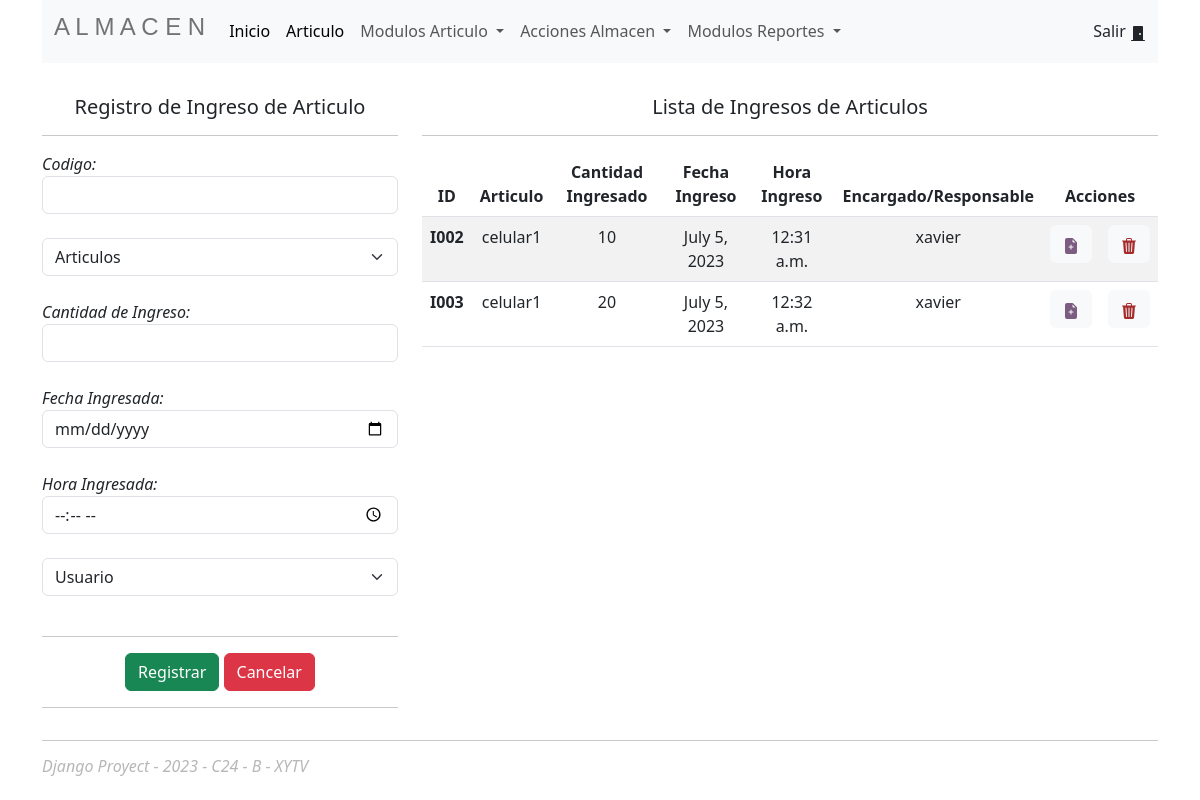
The app's page /ingreso (signed in), older data.
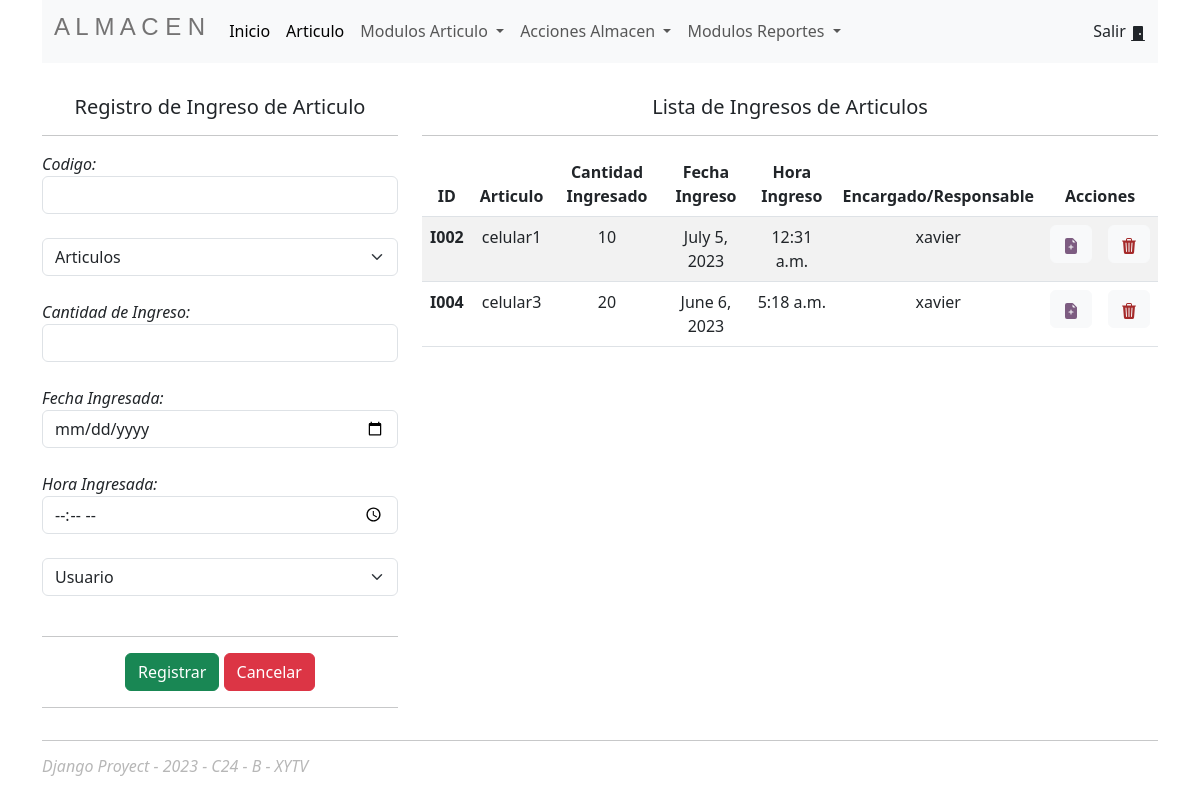
The same page, newer data.
### Almacen/models.py (models this page shows, shortened)
class Orden_Ingreso(models.Model):
    codigo=models.CharField(primary_key=True, max_length=6)
    codigo_Articulo=models.ForeignKey(Articulo, on_delete=models.CASCADE)
    cant_Art_Ingresados=models.IntegerField()
    fecha_Ingreso=models.DateField()
    hora_Ingreso=models.TimeField()
    codigo_Usuario=models.ForeignKey(Usuario, on_delete=models.CASCADE)

class Articulo(models.Model):
    codigo=models.CharField(primary_key=True, max_length=6)
    nombre=models.CharField(max_length=60)
    stock=models.IntegerField()
    codigo_Modelo = models.ForeignKey(Modelo, on_delete=models.CASCADE)
    codigo_Marca = models.ForeignKey(Marca, on_delete=models.CASCADE)
    codigo_Categoria=models.ForeignKey(Categoria, on_delete=models.CASCADE)
    def __str__(self):
        return self.nombre

class Usuario(models.Model):
    codigo=models.CharField(primary_key=True, max_length=6)
    nombreusuario = models.CharField(max_length=40)
    nombre = models.CharField(max_length=60)
    apellido = models.CharField(max_length=80)
    email = models.EmailField(max_length=40)
    contraseña = models.CharField(max_length=12)
    def __str__(self):
        return self.nombreusuario

### Almacen/views.py (the view)
# urls.py: path('ingreso',views.ingreso,name='ingreso'),
@login_required
def ingreso(request):
    ingresos = Orden_Ingreso.objects.all()
    articulos = Articulo.objects.all()
    usuarios = Usuario.objects.all()
    context = {"ingresos":ingresos, "articulos":articulos, "usuarios":usuarios}
    return render(request, template_gestion_ingreso,context)

### Almacen/templates/acciones/ingreso/GestionIngreso.html (shortened to what this page needs)
{% extends 'base/index.html' %}
{% block content %}
<div class="row pt-3">
    <div class="col-4 pt-3">
        <h5 class="text-center">Registro de Ingreso de Articulo</h5>
        <hr>
        <form action="/ingreso/registraringreso" method="post">
            <div class="row">
                <div class="col">
                    <div>
                        <label><em>Codigo:</em></label>
                        <input type="text" name="txtCodigo" class="form-control">
                    </div><br>
                    <div>
                        <select class="form-select" aria-label="Default select example" name="txtArticulo">
                            <option selected>Articulos</option>
                        </select>
                    </div><br>
                    <div>
                        <label><em>Cantidad de Ingreso:</em></label>
                        <input type="number" name="txtCantidad" class="form-control">
                    </div><br>
                    <div>
                        <label><em>Fecha Ingresada:</em></label>
                        <input type="date" name="txtFecha" class="form-control">
                    </div><br>
                    <div>
                        <label><em>Hora Ingresada:</em></label>
                        <input type="time" name="txtHora" class="form-control">
                    </div><br>
                    <div>
                        <select class="form-select" aria-label="Default select example" name="txtUsuario">
                            <option selected>Usuario</option>
                        </select>
                    </div><br>
                </div>
            </div>
            <hr>
            <div class="text-center d-grid gap-2 d-md-block">
                <button class="btn btn-success" type="submit">Registrar</button>
                <button class="btn btn-danger" type="reset">Cancelar</button>
            </div>
            <hr>
        </form>
    </div>
    <div class="col-8 pt-3 text-center">
        <h5>Lista de Ingresos de Articulos</h5>
        <hr>
        <table class="table table-striped table-hover">
            <thead>
                <tr>
                    <th scope="col">ID</th>
                    <th scope="col">Articulo</th>
                    <th scope="col">Cantidad Ingresado</th>
                    <th scope="col">Fecha Ingreso</th>
                    <th scope="col">Hora Ingreso</th>
                    <th scope="col">Encargado/Responsable</th>
                    <th scope="col" colspan="2">Acciones</th>
                </tr>
            </thead>
            <tbody>
                {% for i in ingresos %}
                <tr>
                    <th scope="row">{{i.codigo}}</th>
                    <td>{{i.codigo_Articulo}}</td>
                    <td>{{i.cant_Art_Ingresados}}</td>
                    <td>{{i.fecha_Ingreso}}</td>
                    <td>{{i.hora_Ingreso}}</td>
                    <td>{{i.codigo_Usuario}}</td>
                    <td>
                        <button type="button" class="btn btn-light">
                            <a class="editar" href="/ingreso/edicioningreso/{{i.codigo}}">
                            </a>
                        </button>
                    </td>
                    <td>
                        <button type="button" class="btn btn-light">
                            <a class="eliminar" href="/ingreso/eliminaringreso/{{i.codigo}}">
                            </a>
                        </button>
                    </td>
                </tr>
                {% endfor %}
            </tbody>
        </table>
    </div>
</div>
{% endblock %}

### Almacen/templates/base/index.html (shortened to what this page needs)
{% load static %}
<!doctype html>
<html lang="en">
  <head>
    <link href="https://cdn.jsdelivr.net/npm/bootstrap@5.3.0/dist/css/bootstrap.min.css" rel="stylesheet">
    <link href="{% static 'css/style.css' %}" rel="stylesheet">
</head>
  <body class="container">
    <nav class="navbar navbar-expand-lg bg-body-tertiary">
        <div class="container-fluid">
          <a class="navbar-brand" href="#"><h4 class="logo">A L M A C E N</h4></a>
          <div class="collapse navbar-collapse" id="navbarSupportedContent">
            <ul class="navbar-nav me-auto mb-2 mb-lg-0">
              <li class="nav-item">
                <a class="nav-link active" aria-current="page" href="/articulo">Inicio</a>
              </li>
              <li class="nav-item">
                <a class="nav-link active" aria-current="page" href="/articulo">Articulo</a>
              </li>
              <li class="nav-item dropdown">
                <a class="nav-link dropdown-toggle" href="#" role="button" data-bs-toggle="dropdown" aria-expanded="false">
                  Modulos Articulo
                </a>
              </li>
              <li class="nav-item dropdown">
                <a class="nav-link dropdown-toggle" href="#" role="button" data-bs-toggle="dropdown" aria-expanded="false">
                  Acciones Almacen
                </a>
              </li>
              <li class="nav-item dropdown">
                <a class="nav-link dropdown-toggle" href="#" role="button" data-bs-toggle="dropdown" aria-expanded="false">
                  Modulos Reportes
                </a>
              </li>
            </ul>
            <form class="d-flex" role="search">
              <a class="nav-link active" aria-current="page" href="{% url 'salir' %}">Salir
                <svg xmlns="http://www.w3.org/2000/svg" width="16" height="16" fill="currentColor" class="bi bi-door-closed-fill" viewBox="0 0 16 16">
                  <path d="M12 1a1 1 0 0 1 1 1v13h1.5a.5.5 0 0 1 0 1h-13a.5.5 0 0 1 0-1H3V2a1 1 0 0 1 1-1h8zm-2 9a1 1 0 1 0 0-2 1 1 0 0 0 0 2z"/>
                </svg>
              </a>
            </form>
          </div>
        </div>
      </nav>
      <div>
        {% block content %}{% endblock %}
      </div>
      <hr>
      <footer>
        <h6><em>Django Proyect - 2023 - C24 - B - XYTV</em></h6>
      </footer>
  </body>
</html>

### Almacen/static/css/style.css (style rules this page uses)
h4 { color:rgb(116, 115, 115); }
h6 { color: rgb(183, 183, 183); }
.editar { text-decoration: none; color: rgb(125, 92, 129); }
.eliminar { text-decoration: none; color: brown; }
.logo { font-family: Verdana, Geneva, Tahoma, sans-serif; }

Row changes from the older to the newer data that the page shows:
removed Orden_Ingreso: codigo "I003", codigo_Articulo "celular1", cant_Art_Ingresados "20", fecha_Ingreso "July 5, 2023", hora_Ingreso "12:32 a.m.", codigo_Usuario "xavier"
added Orden_Ingreso: codigo "I004", codigo_Articulo "celular3", cant_Art_Ingresados "20", fecha_Ingreso "June 6, 2023", hora_Ingreso "5:18 a.m.", codigo_Usuario "xavier"
